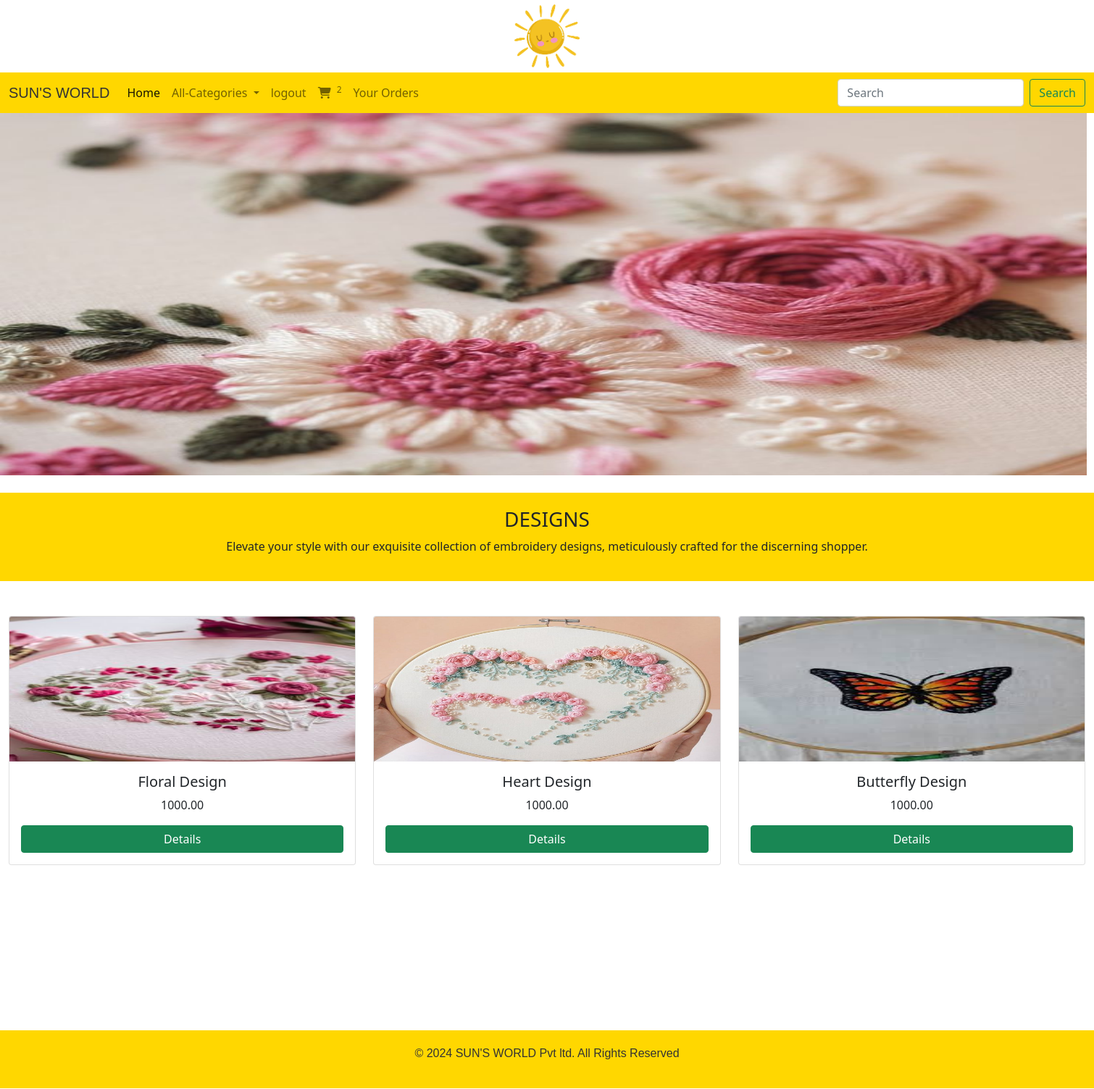
Screenshot of /productdetail/DESIGNS (signed in) with the database file from the repository.
### shop/models.py (models this page shows, shortened)
class Category(models.Model):
    name = models.CharField(max_length=20)
    desc = models.TextField()
    images = models.ImageField(upload_to="category",null=True,blank=True)

class Product(models.Model):
    name = models.CharField(max_length=30)
    desc = models.TextField(default="")
    image = models.ImageField(upload_to='product', null=True, blank=True)
    price = models.DecimalField(max_digits=10, decimal_places=2)
    stock = models.IntegerField(default=0)
    available = models.BooleanField(default=True)
    created = models.DateTimeField(auto_now_add=True)
    updated = models.DateTimeField(auto_now=True)
    category = models.ForeignKey(Category, on_delete=models.CASCADE)

### shop/views.py (the view)
# urls.py: path('productdetail/<p>',views.productdetail,name='productdetail'),
def productdetail(request,p):
    c=Category.objects.get(name=p)
    p=Product.objects.filter(category=c)
    return render(request,'productdetail.html',{'c':c,'p':p})

### cart/context_processors.py (called while the page is built)
def total_count(request):
    item_count=0
    u=request.user
    try:
        cart=Cart.objects.filter(user=u)
        for i in cart:
            item_count+=i.quantity
    except:
        item_count=0
    return {'count':item_count}

### shop/context_processors.py (called while the page is built)
def menu_links(request):
    c=Category.objects.all()
    return {'links':c}

### templates/productdetail.html (shortened to what this page needs)
<!DOCTYPE html>
{% extends 'base.html' %}
{% load static %}
{% block content %}
<img src="{{ c.images.url }}" style="height: 500px; width: 1500px;"><br><br>
<div style="text-align: center; background-color: #ffd700; padding: 20px;">
    <h3>{{ c.name }}</h3>
    <p>{{ c.desc }}</p>
</div>
<br><br>
<div class="container-fluid" style="margin-bottom: 180px;">
  <div class="row justify-content-center">
    {% for i in p %}
      <div class="col-sm-4 mb-5">
        <div class="card">
          <img src="{{ i.image.url }}" height="200px" width="100%" class="card-img-top" alt="">
          <div class="card-body">
            <h5 class="card-title text-center">{{ i.name }}</h5>
            <p class="card-text text-center">{{ i.price }}</p>
            <a href="{% url 'shop:detail' i.name %}" class="btn btn-success d-block mx-auto">Details</a>
          </div>
        </div>
      </div>
    {% endfor %}
  </div>
</div>
{% endblock %}

### templates/base.html (shortened to what this page needs)
<!DOCTYPE html>
{% load static %}
<html lang="en">
<head>
    <link href="https://cdn.jsdelivr.net/npm/bootstrap@5.0.2/dist/css/bootstrap.min.css" rel="stylesheet"
>
    <link rel="stylesheet" href="{% static 'css/style.css' %}">
    <link rel="stylesheet" href="https://cdnjs.cloudflare.com/ajax/libs/font-awesome/6.5.1/css/all.min.css" />
</head>
<body>
    <header>
        <center>
            <img src="{% static 'images/download.png' %}" class="img-fluid" alt="Logo" height="100px" width="100px">
<br>
            <nav class="navbar navbar-expand-lg navbar-light" style="background-color:#ffd700;">
                <div class="container-fluid">
                    <a class="navbar-brand" href="#" style="color: #333; font-family: 'YourStylishFont', sans-serif;">SUN'S WORLD</a>
                    <div class="collapse navbar-collapse" id="navbarSupportedContent">
                        <ul class="navbar-nav me-auto mb-2 mb-lg-0">
                            <li class="nav-item">
                                <a class="nav-link active" aria-current="page" href="{% url 'shop:allcat' %}">Home</a>
                            </li>
                            {% if user.is_authenticated %}
                            <li class="nav-item dropdown">
                                <a class="nav-link dropdown-toggle" href="#" id="navbarDropdown" role="button"
                                    data-bs-toggle="dropdown" aria-expanded="false">
                                    All-Categories
                                </a>
                            </li>
                            <li class="nav-item">
                                <a class="nav-link " href="{% url 'shop:logout' %}" tabindex="-1" aria-disabled="true">logout</a>
                            </li>
                            {% if user.is_superuser == False %}
                             <li class="nav-item">
                                <a class="nav-link " href="{% url 'cart:cartview' %}"><i class="fa-solid fa-cart-shopping"></i><sup class="ms-2">{{count}}</sup></a>
                            </li>
                            <li class="nav-item">
                                <a class="nav-link " href="{% url 'cart:orderview' %}">Your Orders</a>
                            </li>
                            {% endif %}
                            {% endif %}
                        </ul>
                        <form class="d-flex"   method="POST" action="{% url 'search:search' %}">
                            <input class="form-control me-2" type="search" name="q" placeholder="Search" aria-label="Search">
                            <button class="btn btn-outline-success" type="submit">Search</button>
                        </form>
                    </div>
                </div>
            </nav>
        </center>
    </header>
    <div>
        {% block content %}
        {% endblock %}
    </div>
    <footer class="footer" style="background-color:#ffd700; padding: 20px 0; text-align: center;">
    <div class="container">
        <div class="row">
            <div class="col">
                <p style="font-family: 'YourFont', sans-serif; color: #333;">&copy; 2024 SUN'S WORLD Pvt ltd. All Rights Reserved</p>
            </div>
        </div>
    </div>
</footer>
</body>
</html>

### static/css/style.css (style rules this page uses)
.footer { background-color: #ffd700; text-align: center; bottom: 0; width:100%; }
body { margin-bottom: 1px; }

### rows the page displays
Category: images (picture), name "DESIGNS", desc "Elevate your style with our exquisite collection of embroidery designs, meticulously crafted for the discerning shopper."
Product: image (picture), name "Floral Design", price "1000.00"
Product: image (picture), name "Heart Design", price "1000.00"
Product: image (picture), name "Butterfly Design", price "1000.00"

### other values shown
{{ count }} "2"
